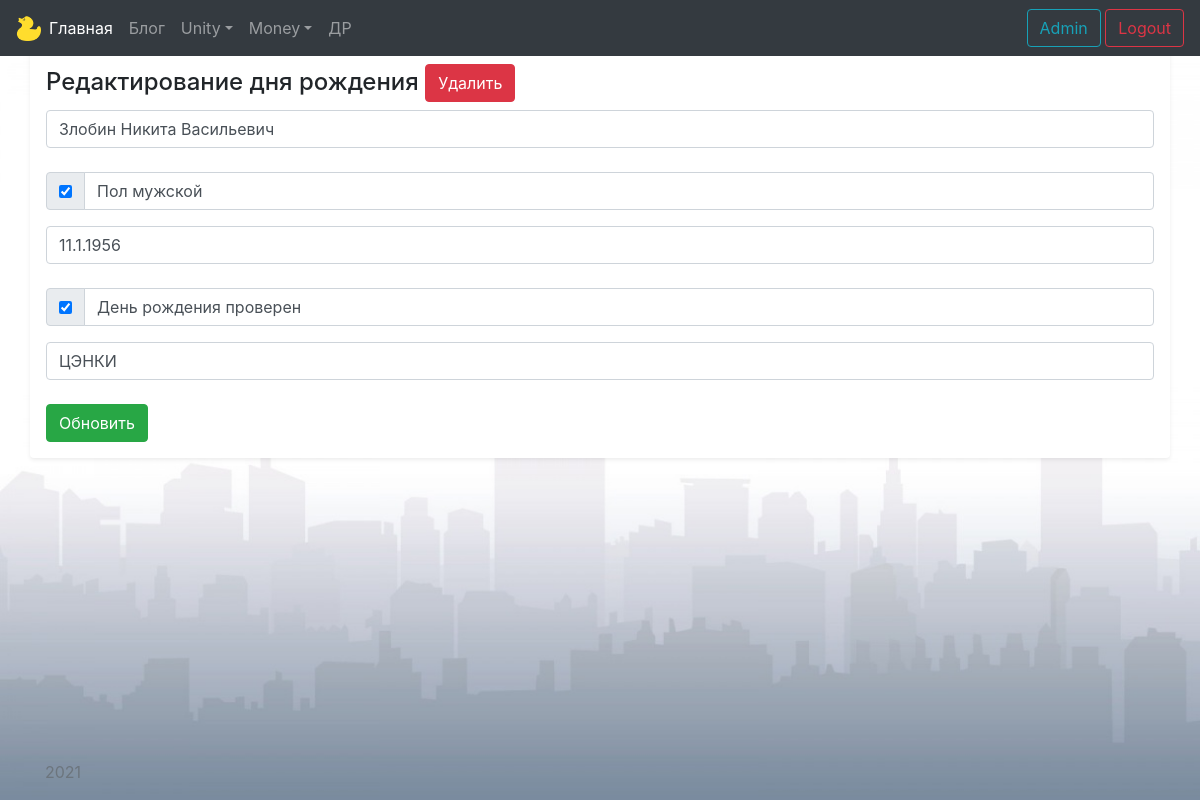
/birthdays/2/update (signed in), run on the app's committed database.
### models/birthday.py (models this page shows)
class Birthday(db.Model):
    id = db.Column(db.Integer, primary_key=True)
    name = db.Column(db.String(100), nullable=False)
    male = db.Column(db.Boolean, default=True)
    birth_day = db.Column(db.Integer)
    birth_month = db.Column(db.Integer)
    birth_year = db.Column(db.Integer)
    birthday_checked = db.Column(db.Boolean, default=False)
    comment = db.Column(db.Text)

### views/birthday.py (the view)
@app.route('/birthdays/<int:birthday_id>/update', methods=['POST', 'GET'])
@login_required
def birthday_update(birthday_id):
    birthday = Birthday.query.get(birthday_id)
    if request.method == 'POST':
        birthday.name = request.form['name']
        birthday.male = True if request.form.getlist('male') else False
        birthday_list = request.form['birthday'].split('.')
        birthday.birth_day = int(birthday_list[0])
        birthday.birth_month = int(birthday_list[1])
        birthday.birth_year = int(birthday_list[2])
        birthday.birthday_checked = True if request.form.getlist('birthday_checked') else False
        birthday.comment = request.form['comment']
        try:
            db.session.commit()
            return redirect('/birthdays/all')
        except:
            return "When birthday updating rise exception"
    else:
        return render_template('birthdays/birthday_update.html', birthday=birthday)

### templates/birthdays/birthday_update.html (shortened to what this page needs)
{% extends 'base.html' %}
{% block body %}
<div class="container pt-5 my-3 p-3 bg-white rounded shadow-sm">
    <h4>Редактирование дня рождения
    <a href="/birthdays/{{ birthday.id }}/del" class="btn btn-danger">Удалить</a></h4>
    <form method="post">
        <input type="text" id="name" name="name" class="form-control" value="{{ birthday.name }}"><br>
        <div class="input-group mb-3">
            <div class="input-group-prepend">
                <div class="input-group-text">
                    {% if birthday.male == 1 %}
                    <input type="checkbox" id="male" name="male" value="male" checked>
                    {% else %}
                    <input type="checkbox" id="male" name="male" value="male">
                    {% endif %}
                </div>
            </div>
            <label class="form-control">Пол мужской</label>
        </div>
        <input type="text" id="birthday" name="birthday" class="form-control"
               value="{{ birthday.birth_day }}.{{ birthday.birth_month }}.{{ birthday.birth_year }}"><br>
        <div class="input-group mb-3">
            <div class="input-group-prepend">
                <div class="input-group-text">
                    {% if birthday.birthday_checked == 1 %}
                    <input type="checkbox" id="birthday_checked" name="birthday_checked" value="birthday_checked" checked>
                    {% else %}
                    <input type="checkbox" id="birthday_checked" name="birthday_checked" value="birthday_checked">
                    {% endif %}
                </div>
            </div>
            <label class="form-control">День рождения проверен</label>
        </div>
        <input type="text" id="comment" name="comment" class="form-control" value="{{ birthday.comment }}"><br>
        <input type="submit" class="btn btn-success" value="Обновить"><br>
    </form>
</div>
{% endblock %}

### templates/base.html (style rules this page uses)
body { background-color: #E0E0E0; background-image: url('/static/bg.jpg'); background-repeat: no-repeat; background-attachment: fixed; background-size: cover; }

### data on the page
Birthday: name "Злобин Никита Васильевич", birthday "11.1.1956", comment "ЦЭНКИ"
